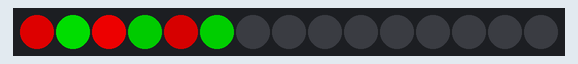
The program below on a simulated MicroPython board. Shown: 15 RGB LEDs in strip order, left to right. Dim RGB values are drawn brighter than linear; random numbers come from a fixed seed.

Above: at 0.1 s.
At 0.9 s:
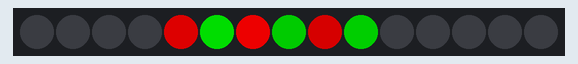
At 1.3 s:
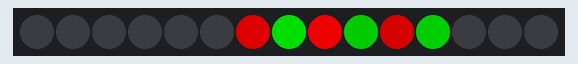
At 1.71 s:
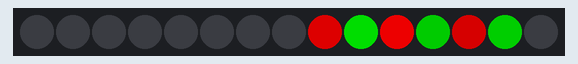
At 2.51 s:
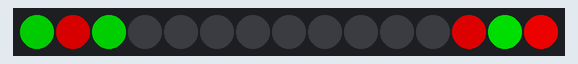
At 3.52 s:
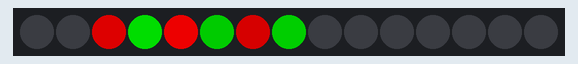

Measured:
- by itself, everything shown: repeats every 3.0 s, in 15 steps

The program:

rgb_led_string.py
```python
from machine import Pin
from neopixel import NeoPixel
import time
import random

LED_PIN = 16
NUM_LEDS = 15
SLP_TIME = 0.2

class Color:
    def __init__(self):
        self.r = 0
        self.g = 0
        self.b = 0
    def to_tuple(self):
        return (self.r, self.g, self.b)
    def __str__(self):
        return f"{self.r},{self.g},{self.b}"

COLOR_ARR = [Color() for i in range(NUM_LEDS)]

strand = NeoPixel(Pin(LED_PIN), NUM_LEDS)
strand.fill((0,0,0))

for i in range(6):
    if i % 2 == 0:
        COLOR_ARR[i].r = 100 + random.randint(0, 100)
        COLOR_ARR[i].g = 0
    else:
        COLOR_ARR[i].r = 0
        COLOR_ARR[i].g = 100 + random.randint(0, 100)
    color = COLOR_ARR[i]
    strand[i] = (color.to_tuple())

COLOR_ARR[0].r = 150
COLOR_ARR[1].g = 150
strand[0] = (COLOR_ARR[0].to_tuple())
strand[1] = (COLOR_ARR[1].to_tuple())

strand.write()
time.sleep(SLP_TIME)


while True:

    first_color = COLOR_ARR[-1]
    prior_color = COLOR_ARR[0]

    for i in range(1, NUM_LEDS):
        prior_color_tmp = COLOR_ARR[i]

        COLOR_ARR[i] = prior_color

        prior_color = prior_color_tmp
    COLOR_ARR[0] = first_color
    for i in range(NUM_LEDS):
        strand[i] = (COLOR_ARR[i].to_tuple())
    strand.write()
    time.sleep(SLP_TIME)
```
